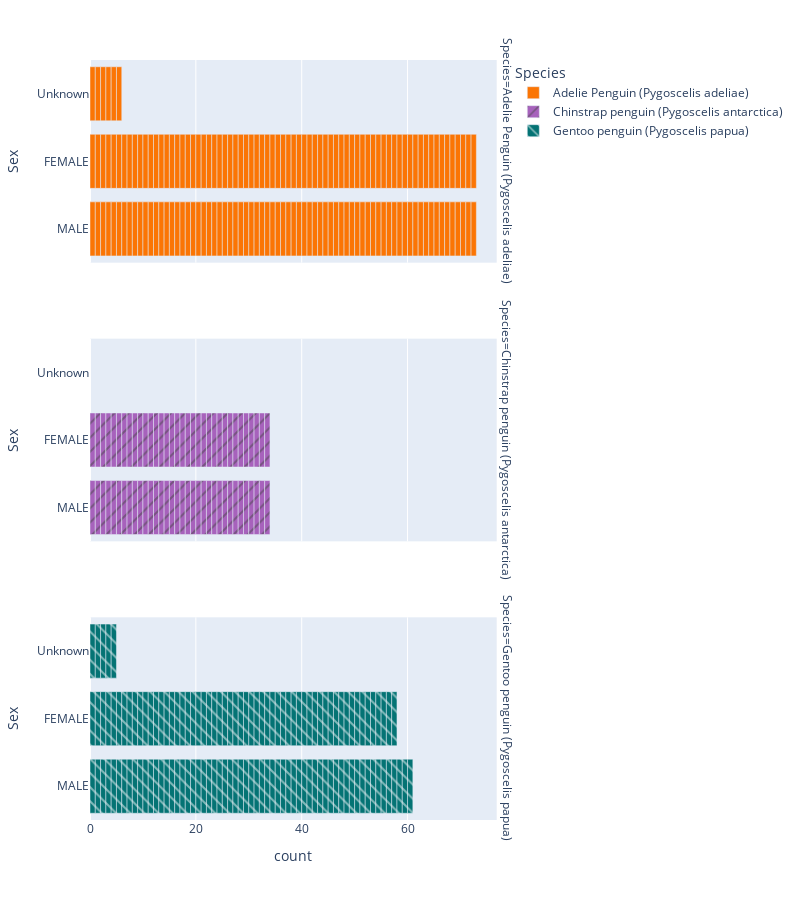

Write notebook code for a chart like this one.
### Markdown cell above
### Species vs Sex

### Code cell
fig =px.bar( data_frame=df, y = 'Sex',
facet_row='Species',facet_row_spacing=0.10,
pattern_shape='Species',
color='Species',
color_discrete_map={'Adelie Penguin (Pygoscelis adeliae)':'rgb(251,117,4)', 'Chinstrap penguin (Pygoscelis antarctica)':'rgb(167,98,188)', 'Gentoo penguin (Pygoscelis papua)':'rgb(4,115,116)'},
width=800,height=900 )

fig.show()

### Figure 1 — Plotly figure (JSON) as saved in the notebook; plotly's stock layout.template omitted (floating-point values rounded to 4 significant figures; data arrays with more than 128 entries replaced by an {"elided": "..."} marker saying what was removed)
{"data": [{"alignmentgroup": "True", "hovertemplate": "Species=Adelie Penguin (Pygoscelis adeliae)<br>count=%{x}<br>Sex=%{y}<extra></extra>", "legendgroup": "Adelie Penguin (Pygoscelis adeliae)", "marker": {"color": "rgb(251,117,4)", "pattern": {"shape": ""}}, "name": "Adelie Penguin (Pygoscelis adeliae)", "offsetgroup": "Adelie Penguin (Pygoscelis adeliae)", "orientation": "h", "showlegend": true, "textposition": "auto", "type": "bar", "x": {"elided": "152 int values"}, "xaxis": "x3", "y": {"elided": "152 str values"}, "yaxis": "y3"}, {"alignmentgroup": "True", "hovertemplate": "Species=Chinstrap penguin (Pygoscelis antarctica)<br>count=%{x}<br>Sex=%{y}<extra></extra>", "legendgroup": "Chinstrap penguin (Pygoscelis antarctica)", "marker": {"color": "rgb(167,98,188)", "pattern": {"shape": "/"}}, "name": "Chinstrap penguin (Pygoscelis antarctica)", "offsetgroup": "Chinstrap penguin (Pygoscelis antarctica)", "orientation": "h", "showlegend": true, "textposition": "auto", "type": "bar", "x": [1, 1, 1, 1, 1, 1, 1, 1, 1, 1, 1, 1, 1, 1, 1, 1, 1, 1, 1, 1, 1, 1, 1, 1, 1, 1, 1, 1, 1, 1, 1, 1, 1, 1, 1, 1, 1, 1, 1, 1, 1, 1, 1, 1, 1, 1, 1, 1, 1, 1, 1, 1, 1, 1, 1, 1, 1, 1, 1, 1, 1, 1, 1, 1, 1, 1, 1, 1], "xaxis": "x2", "y": ["FEMALE", "MALE", "MALE", "FEMALE", "MALE", "FEMALE", "FEMALE", "MALE", "FEMALE", "MALE", "FEMALE", "MALE", "FEMALE", "MALE", "FEMALE", "MALE", "MALE", "FEMALE", "FEMALE", "MALE", "FEMALE", "MALE", "FEMALE", "MALE", "FEMALE", "MALE", "FEMALE", "MALE", "FEMALE", "MALE", "FEMALE", "MALE", "FEMALE", "MALE", "MALE", "FEMALE", "FEMALE", "MALE", "FEMALE", "MALE", "MALE", "FEMALE", "MALE", "FEMALE", "FEMALE", "MALE", "FEMALE", "MALE", "MALE", "FEMALE", "FEMALE", "MALE", "FEMALE", "MALE", "FEMALE", "MALE", "FEMALE", "MALE", "MALE", "FEMALE", "MALE", "FEMALE", "FEMALE", "MALE", "FEMALE", "MALE", "MALE", "FEMALE"], "yaxis": "y2"}, {"alignmentgroup": "True", "hovertemplate": "Species=Gentoo penguin (Pygoscelis papua)<br>count=%{x}<br>Sex=%{y}<extra></extra>", "legendgroup": "Gentoo penguin (Pygoscelis papua)", "marker": {"color": "rgb(4,115,116)", "pattern": {"shape": "\\"}}, "name": "Gentoo penguin (Pygoscelis papua)", "offsetgroup": "Gentoo penguin (Pygoscelis papua)", "orientation": "h", "showlegend": true, "textposition": "auto", "type": "bar", "x": [1, 1, 1, 1, 1, 1, 1, 1, 1, 1, 1, 1, 1, 1, 1, 1, 1, 1, 1, 1, 1, 1, 1, 1, 1, 1, 1, 1, 1, 1, 1, 1, 1, 1, 1, 1, 1, 1, 1, 1, 1, 1, 1, 1, 1, 1, 1, 1, 1, 1, 1, 1, 1, 1, 1, 1, 1, 1, 1, 1, 1, 1, 1, 1, 1, 1, 1, 1, 1, 1, 1, 1, 1, 1, 1, 1, 1, 1, 1, 1, 1, 1, 1, 1, 1, 1, 1, 1, 1, 1, 1, 1, 1, 1, 1, 1, 1, 1, 1, 1, 1, 1, 1, 1, 1, 1, 1, 1, 1, 1, 1, 1, 1, 1, 1, 1, 1, 1, 1, 1, 1, 1, 1, 1], "xaxis": "x", "y": ["FEMALE", "MALE", "FEMALE", "MALE", "MALE", "FEMALE", "FEMALE", "MALE", "FEMALE", "MALE", "FEMALE", "MALE", "FEMALE", "MALE", "FEMALE", "MALE", "FEMALE", "MALE", "FEMALE", "MALE", "MALE", "FEMALE", "FEMALE", "MALE", "FEMALE", "MALE", "Unknown", "MALE", "FEMALE", "MALE", "MALE", "FEMALE", "FEMALE", "MALE", "FEMALE", "MALE", "FEMALE", "MALE", "FEMALE", "MALE", "FEMALE", "MALE", "FEMALE", "MALE", "MALE", "FEMALE", "FEMALE", "MALE", "FEMALE", "MALE", "FEMALE", "MALE", "FEMALE", "MALE", "FEMALE", "MALE", "FEMALE", "MALE", "FEMALE", "MALE", "FEMALE", "MALE", "FEMALE", "MALE", "FEMALE", "MALE", "Unknown", "MALE", "FEMALE", "MALE", "FEMALE", "MALE", "MALE", "FEMALE", "FEMALE", "MALE", "FEMALE", "MALE", "FEMALE", "MALE", "FEMALE", "MALE", "FEMALE", "MALE", "FEMALE", "MALE", "FEMALE", "MALE", "FEMALE", "MALE", "FEMALE", "MALE", "FEMALE", "MALE", "FEMALE", "MALE", "MALE", "FEMALE", "FEMALE", "MALE", "FEMALE", "MALE", "FEMALE", "MALE", "Unknown", "MALE", "FEMALE", "MALE", "FEMALE", "MALE", "FEMALE", "MALE", "FEMALE", "MALE", "FEMALE", "MALE", "Unknown", "MALE", "FEMALE", "Unknown", "FEMALE", "MALE", "FEMALE", "MALE"], "yaxis": "y"}], "layout": {"annotations": [{"font": {}, "showarrow": false, "text": "Species=Gentoo penguin (Pygoscelis papua)", "textangle": 90, "x": 0.98, "xanchor": "left", "xref": "paper", "y": 0.1333, "yanchor": "middle", "yref": "paper"}, {"font": {}, "showarrow": false, "text": "Species=Chinstrap penguin (Pygoscelis antarctica)", "textangle": 90, "x": 0.98, "xanchor": "left", "xref": "paper", "y": 0.5, "yanchor": "middle", "yref": "paper"}, {"font": {}, "showarrow": false, "text": "Species=Adelie Penguin (Pygoscelis adeliae)", "textangle": 90, "x": 0.98, "xanchor": "left", "xref": "paper", "y": 0.8667, "yanchor": "middle", "yref": "paper"}], "barmode": "relative", "height": 900, "legend": {"title": {"text": "Species"}, "tracegroupgap": 0}, "margin": {"t": 60}, "width": 800, "xaxis": {"anchor": "y", "domain": [0, 0.98], "title": {"text": "count"}}, "xaxis2": {"anchor": "y2", "domain": [0, 0.98], "matches": "x", "showticklabels": false}, "xaxis3": {"anchor": "y3", "domain": [0, 0.98], "matches": "x", "showticklabels": false}, "yaxis": {"anchor": "x", "domain": [0, 0.2667], "title": {"text": "Sex"}}, "yaxis2": {"anchor": "x2", "domain": [0.3667, 0.6333], "matches": "y", "title": {"text": "Sex"}}, "yaxis3": {"anchor": "x3", "domain": [0.7333, 1], "matches": "y", "title": {"text": "Sex"}}}}
